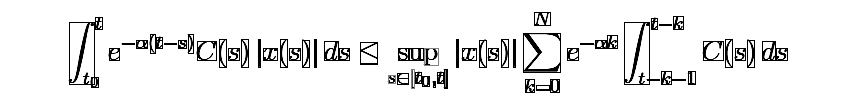
#> input picture tests/test.png, 853 x 98 px
$ python mc.py
#> lines starting #> are read from the running program, lines starting #| are printed output that depends on the picture; after the words box and inside, x2 and y2 are one past the last pixel; in counts of white or black regions, pixels touching at a corner belong together
#> further down, img is the input picture: PIL image 853x98 L; min 0, max 255, mean 235.2
import numpy as np
import cv2
import math
from PIL import Image
from scipy.ndimage import label, center_of_mass
from typing import List, Tuple

class Component:
    """
    表示單一連通塊（connected component）。
    - label_id: 原始 labeled index (from scipy.ndimage.label)
    - centroid: (cx, cy) in absolute image coordinates (ints)
    - bbox_xyxy: (x1, y1, x2, y2) absolute coordinates inclusive
    - bbox_yxhw: (y, x, h, w) relative format (方便使用)
    - area: number of pixels
    - mask: cropped boolean mask (h, w) where True indicates foreground within the crop
    - pixels: cropped grayscale pixels (h, w) (原圖灰階值)
    - coords: list/array of (y, x) pixel coords in absolute image coordinates
    """
    def __init__(self,
                 label_id: int,
                 centroid: Tuple[float, float],
                 coords: np.ndarray,
                 full_gray_image: np.ndarray):
        self.label_id = label_id
        # center_of_mass gives (cy, cx)
        cy_f, cx_f = centroid
        self.centroid = (int(round(cx_f)), int(round(cy_f)))  # (cx, cy) as ints

        # coords is Nx2 array of (y, x)
        self.coords = np.asarray(coords, dtype=int)
        if self.coords.size == 0:
            # empty component
            self.area = 0
            self.bbox_xyxy = (0,0,-1,-1)
            self.bbox_yxhw = (0,0,0,0)
            self.mask = np.zeros((0,0), dtype=bool)
            self.pixels = np.zeros((0,0), dtype=full_gray_image.dtype)
            return

        ys = self.coords[:,0]
        xs = self.coords[:,1]
        y1, y2 = int(ys.min()), int(ys.max())
        x1, x2 = int(xs.min()), int(xs.max())

        # inclusive bbox
        self.bbox_xyxy = (x1, y1, x2, y2)
        h = y2 - y1 + 1
        w = x1 and (x2 - x1 + 1) or (x2 - x1 + 1)  # robust but simpler below
        # simpler:
        h = y2 - y1 + 1
        w = x2 - x1 + 1
        self.bbox_yxhw = (y1, x1, h, w)
        self.area = int(len(self.coords))

        # cropped grayscale pixels and mask
        cropped = full_gray_image[y1:y2+1, x1:x2+1]
        mask = np.zeros_like(cropped, dtype=bool)
        # coords relative to crop:
        rel_y = ys - y1
        rel_x = xs - x1
        mask[rel_y, rel_x] = True

        self.mask = mask
        self.pixels = cropped
        # store centroid as floats too if needed
        self.centroid_float = (cx_f, cy_f)

    def get_centroid(self) -> Tuple[int,int]:
        return self.centroid

    def get_bbox_yxhw(self) -> Tuple[int,int,int,int]:
        return self.bbox_yxhw

    def get_bbox_xyxy(self) -> Tuple[int,int,int,int]:
        return self.bbox_xyxy

    # [69 lines left out: functions get_soft_contour_points, pixels_below_threshold, not called in this run]


class ClusterGroup:
    """
    代表一個 cluster，由多個 Component 組成。
    會計算：
    - components: list[Component]
    - bbox_yxhw: aggregate bbox (y,x,h,w)
    - bbox_xyxy: (x1,y1,x2,y2)
    - area: sum of areas
    - centroid: weighted centroid (by area), integer (cx,cy)
    - mask_on_full: optional combined mask in full image coordinates (bool array) — 建立時可選擇開啟
    """
    def __init__(self, components: List[Component], build_full_mask: bool=False, full_shape: Tuple[int,int] | None=None):
        self.components = list(components)
        if len(self.components) == 0:
            self.bbox_xyxy = (0,0,-1,-1)
            self.bbox_yxhw = (0,0,0,0)
            self.area = 0
            self.centroid = (0,0)
            self.mask_on_full = None
            return

        # aggregate bbox
        x1s = [c.get_bbox_xyxy()[0] for c in self.components]
        y1s = [c.get_bbox_xyxy()[1] for c in self.components]
        x2s = [c.get_bbox_xyxy()[2] for c in self.components]
        y2s = [c.get_bbox_xyxy()[3] for c in self.components]

        X1, Y1 = min(x1s), min(y1s)
        X2, Y2 = max(x2s), max(y2s)
        self.bbox_xyxy = (X1, Y1, X2, Y2)
        h = Y2 - Y1 + 1
        w = X2 - X1 + 1
        self.bbox_yxhw = (Y1, X1, h, w)

        # area & weighted centroid
        areas = np.array([c.area for c in self.components], dtype=float)
        self.area = int(areas.sum())
        if self.area > 0:
            # compute weighted centroid: use float centroids (cx,cy)
            cxs = np.array([c.centroid_float[0] for c in self.components], dtype=float)
            cys = np.array([c.centroid_float[1] for c in self.components], dtype=float)
            cx = float((cxs * areas).sum() / areas.sum())
            cy = float((cys * areas).sum() / areas.sum())
            self.centroid = (int(round(cx)), int(round(cy)))
            self.centroid_float = (cx, cy)
        else:
            self.centroid = (0,0)
            self.centroid_float = (0.0, 0.0)

        # optionally build full-image mask
        self.mask_on_full = None
        if build_full_mask:
            if full_shape is None:
                raise ValueError("full_shape must be provided to build full mask")
            hfull, wfull = full_shape
            mask = np.zeros((hfull, wfull), dtype=bool)
            for c in self.components:
                y1, x1, h, w = c.get_bbox_yxhw()
                mask[y1:y1+h, x1:x1+w] |= c.mask
            self.mask_on_full = mask

    # [21 lines left out: function to_L, not called in this run]

    def get_bbox_yxhw(self) -> Tuple[int,int,int,int]:
        return self.bbox_yxhw

    def get_centroid(self) -> Tuple[int,int]:
        """Return centroid in (x, y)"""
        return self.centroid

    # [68 lines left out: function resize, not called in this run]


def level_cluster_centroids(centroids: List[Tuple[float,float]], threshold: float, wx=1.0, wy=1.0) -> List[List[int]]:
    """
    對 centroids 做 cluster (BFS) based on 加權歐式距離 \\sqrt{wx\\*dx + wy\\*dy}。
    - 輸入 centroids 為 [(cx,cy), ...]。
    - 回傳：list of clusters，cluster 是 index list。
    """
    n = len(centroids)
    visited = [False] * n
    clusters = []

    sqr_thr = threshold * threshold

    for i in range(n):
        if visited[i]:
            continue

        queue = [i]
        visited[i] = True
        cluster = [i]

        while queue:
            cur = queue.pop()
            cx, cy = centroids[cur]

            for j in range(n):
                if visited[j]:
                    continue
                x, y = centroids[j]
                dx = (cx - x) * wx
                dy = (cy - y) * wy
                dist2 = dx*dx + dy*dy
                if dist2 <= sqr_thr:
                    visited[j] = True
                    queue.append(j)
                    cluster.append(j)

        clusters.append(cluster)

    return clusters

def hierarchical_cluster(
    components: List[Component],
    base_threshold: float,
    wx=1.0,
    wy=1.0,
    refine_min_size=4,
    refine_ratio=0.5,
    max_depth=12,
    build_cluster_masks: bool=False,
    image_shape: Tuple[int,int] | None=None
) -> List[ClusterGroup]:
    """
    分層式 clustering。對 components 的 centroids 組成做 cluster。
    若 each cluster 有超過 refine_min_size 個 centroids，則 refine ratio 後遞迴，直至低於 refine_min_size 或者超過遞迴深度。

    - 輸入： components 列表（每個有 centroid）。
    - 回傳：ClusterGroup list（每個包含其 components 與聚合資訊）。

    若 build_cluster_masks=True，則會為每個 cluster 建立 full-image mask（需要 image_shape）。
    """

    # 提取 centroids 簡化運算
    centroids = [c.centroid_float for c in components]

    def recurse(index_list: List[int], threshold: float, depth: int = 0) -> List[List[int]]:
        """
        index_list: list of indices into components
        threshold: current threshold
        返回分好的小 cluster 的 index lists（局部）
        """
        if len(index_list) == 0:
            return []
        pts = [centroids[i] for i in index_list]
        sub_clusters = level_cluster_centroids(pts, threshold, wx, wy)

        # 如果只有一個 sub_cluster 且其包含全部點，回傳該 cluster
        if len(sub_clusters) == 1:
            sub = sub_clusters[0]
            return [[index_list[i] for i in sub]]

        results = []
        for sub in sub_clusters:
            global_sub = [index_list[i] for i in sub]

            if len(global_sub) < refine_min_size or depth >= max_depth:
                results.append(global_sub)
            else:
                new_thr = threshold * refine_ratio
                results.extend(recurse(global_sub, new_thr, depth+1))

        return results

    top_index_list = list(range(len(components)))
    partitioned_index_lists = recurse(top_index_list, base_threshold)

    # build ClusterGroup objects
    clusters: List[ClusterGroup] = []
    for idx_list in partitioned_index_lists:
        comps = [components[i] for i in idx_list]
        cluster = ClusterGroup(comps, build_full_mask=build_cluster_masks, full_shape=image_shape)
        clusters.append(cluster)

    return clusters

def extract_components_from_pil(
    input_image: Image.Image,
    binary_threshold: int = 127
) -> Tuple[List[Component], Tuple[int, int, int, int], np.ndarray]:
    """
    從 PIL Image 中找出 connected components 並回傳 Component 物件列表。
    - binary_threshold: 灰階<=threshold視為前景
    - 返回 (components, bbox_yxhw, gray_image)
    """
#> called with binary_threshold = 127
    gray = np.array(input_image.convert("L"))
    binary = (gray <= binary_threshold).astype(np.uint8)
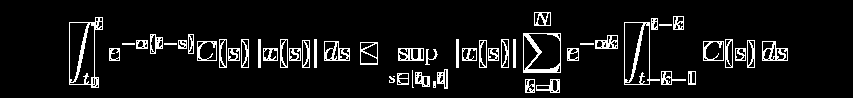
#> binary: shape (98, 853); values 0 (black) and 1 (white), 7.6% white in thin lines or dots, all inside (x1, y1, x2, y2) = (69, 12, 788, 93)

    # 找黑色塊的完整 bbox (y, x, h, w)
    rows = np.any(binary == 1, axis=1)
    cols = np.any(binary == 1, axis=0)
    ys = np.where(rows)[0]
#> ys = 81 values from 12 to 92
    xs = np.where(cols)[0]
#> xs = 588 values from 69 to 787
    if len(ys) == 0 or len(xs) == 0:
        bbox_yxhw = (0, 0, 0, 0)
    else:
        y1 = int(ys.min())
#> y1 = 12
        y2 = int(ys.max())
#> y2 = 92
        x1 = int(xs.min())
#> x1 = 69
        x2 = int(xs.max())
#> x2 = 787
        h = y2 - y1 + 1
#> h = 81
        w = x2 - x1 + 1
#> w = 719
        bbox_yxhw = (y1, x1, h, w)
#> bbox_yxhw = (12, 69, 81, 719)

    # connected components
    structure = np.ones((3,3), dtype=int)
    labeled, num = label(binary, structure=structure) # type: ignore
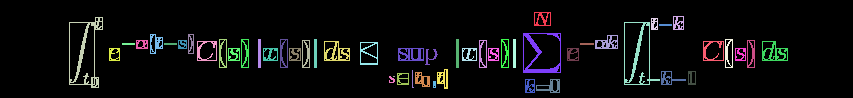
#> labeled: shape (98, 853) int32; 54 distinct labels, from 0 to 53; one colour per label, 0 black
#> num = 53

    components = []
    for i in range(1, num + 1):
        # coordinates
        ys_i, xs_i = np.where(labeled == i)
        coords = np.vstack([ys_i, xs_i]).T  # Nx2 (y,x)
        if coords.size == 0:
            continue
        # centroid
        cy, cx = center_of_mass(binary, labels=labeled, index=i)
        comp = Component(label_id=i, centroid=(cy, cx), coords=coords, full_gray_image=gray) # type: ignore
        components.append(comp)
#> this loop made 53 passes
#> (cy, cx, cy_f in Component, cx_f in Component, y1 in Component, y2 in Component, x1 in Component) on passes 1, 2, 3, 4, 5, 7, 8, 9: (18.47, 541.8, 18.47, 541.8, 12, 25, 534), (22.97, 677.7, 22.97, 677.7, 16, 29, 673), (53.45, 85.3, 53.45, 85.3, 17, 87, 69), (23.59, 653.8, 23.59, 653.8, 18, 29, 651), (56.03, 637.9, 56.03, 637.9, 22, 84, 624), (54.71, 539.8, 54.71, 539.8, 33, 72, 523), (43, 155.4, 43, 155.4, 34, 53, 150), (43.32, 190.5, 43.32, 190.5, 34, 53, 188)
#> pass 3, in __init__ (call 3), `cropped = full_gray_image[y1:y2+1, x1:x2+1]`:
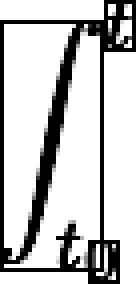
#> cropped: shape (71, 34) (shown 4 times larger); min 0, max 255, mean 197.2

    return components, bbox_yxhw, gray

def level_mark_components_and_clusters_pil(
    input_image: Image.Image,
    wx=1.0,
    wy=1.0,
    refine_min_size=4,
    refine_ratio=0.5,
    binary_threshold: int = 127,
):
    """
    分層式圖像分割。

    回傳：
    - output_pil: 繪製結果的 PIL image (BGR->RGB 輸出)
    - components: list[Component]
    - clusters: list[ClusterGroup]
    - boxes: list of (y,x,h,w) for each cluster
    - black_height: 計算到的黑色區域高度（用來決定 base_threshold）
    """
    # extract components
    components, bbox_yxhw, gray = extract_components_from_pil(input_image, binary_threshold=binary_threshold)

    # threshold
    base_threshold = bbox_yxhw[2] * 0.4

    # clustering
    clusters = hierarchical_cluster(
        components,
        base_threshold=base_threshold,
        wx=wx,
        wy=wy,
        refine_min_size=refine_min_size,
        refine_ratio=refine_ratio,
        build_cluster_masks=False,
        image_shape=gray.shape # type: ignore
    )
#> the loop in recurse, `for sub in sub_clusters:` made 9 passes
#> the loop in hierarchical_cluster, `for idx_list in partitioned_index_lists:` made 46 passes
#> idx_list on passes 1 to 8: [0], [1, 3, 5], [2], [32], [19], [29], [7], [30]

    # draw output (BGR)
    out = cv2.cvtColor(gray, cv2.COLOR_GRAY2BGR)

    # draw centroids and individual bboxes (optional)
    for comp in components:
        cx, cy = comp.get_centroid()
        cv2.circle(out, (cx, cy), 1, (0, 0, 255), -1)
        # draw small bbox (component)
        x1, y1, x2, y2 = comp.get_bbox_xyxy()
        cv2.rectangle(out, (x1, y1), (x2, y2), (128, 128, 128), 1)
#> this loop made 53 passes
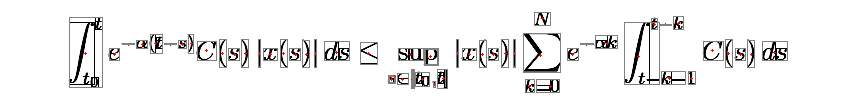
#> out: shape (98, 853, 3); mean B, G, R 238.4, 238.4, 239.1

    boxes: List[Tuple[int, int, int, int]] = []
    # draw cluster boxes
    for cluster in clusters:
        Y1, X1, h, w = cluster.get_bbox_yxhw()
        Y2 = Y1 + h - 1
        X2 = X1 + w - 1
        boxes.append((Y1, X1, h, w))
        cv2.rectangle(out, (X1, Y1), (X2, Y2), (0, 255, 0), 1)
#> this loop made 46 passes
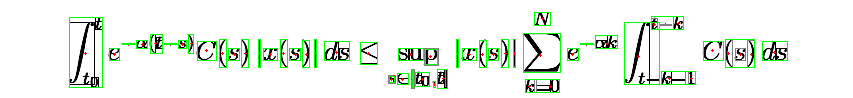
#> out: shape (98, 853, 3); 3.69% of pixels changed, all inside (x1, y1, x2, y2) = (69, 12, 788, 93)
        # draw cluster centroid
        # cx, cy = cluster.get_centroid()
        # cv2.circle(out, (cx, cy), 1, (255, 0, 0), -1)

    output_pil = Image.fromarray(out)

    return output_pil, components, clusters, boxes, bbox_yxhw[2]

# ------------------------
# 使用範例（示範）
# ------------------------
if __name__ == "__main__":
    # 範例：載入一張圖，並執行
    img = Image.open("test.png")  # 改成你的檔案
    out_img, components, clusters, boxes, black_h = level_mark_components_and_clusters_pil(
        img, wx=1.0, wy=1.0, refine_min_size=4, refine_ratio=0.5,
    )
    print("Components:", len(components))
#| Components: 53
    print("Clusters:", len(clusters))
#| Clusters: 46
    print("Boxes (y,x,h,w):", boxes)
#> (printed output is left out)
    out_img.save("debug_out.png")

$ run again, with tests/in1.png copied over tests/test.png
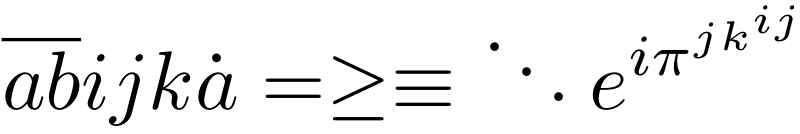
#> input picture tests/in1.png, 800 x 134 px
#> img is the input picture: PIL image 800x134 RGB; min 0, max 255, mean 240.4
#> in extract_components_from_pil, `binary = (gray <= binary_threshold).astype(np.uint8)`:
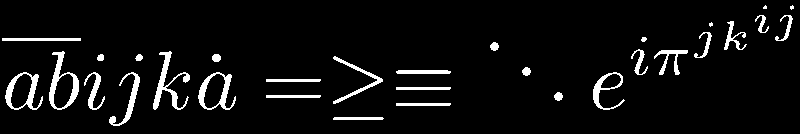
#> binary: shape (134, 800); values 0 (black) and 1 (white), 5.6% white; 31 white regions (3 under 20 px), largest, box (x1, y1, x2, y2) and area: (153, 51, 190, 110) 584, (49, 51, 79, 110) 561, (5, 72, 43, 110) 471
#> in extract_components_from_pil, `ys = np.where(rows)[0]`: ys = 116 values from 5 to 125
#> in extract_components_from_pil, `xs = np.where(cols)[0]`: xs = 555 values from 2 to 793
#> in extract_components_from_pil, `y1 = int(ys.min())`: y1 = 5
#> in extract_components_from_pil, `y2 = int(ys.max())`: y2 = 125
#> in extract_components_from_pil, `x1 = int(xs.min())`: x1 = 2
#> in extract_components_from_pil, `x2 = int(xs.max())`: x2 = 793
#> in extract_components_from_pil, `h = y2 - y1 + 1`: h = 121
#> in extract_components_from_pil, `w = x2 - x1 + 1`: w = 792
#> in extract_components_from_pil, `bbox_yxhw = (y1, x1, h, w)`: bbox_yxhw = (5, 2, 121, 792)
#> labeled: shape (134, 800) int32; 32 distinct labels, from 0 to 31
#> num = 31
#> the loop in extract_components_from_pil, `for i in range(1, num + 1):` made 31 passes
#> (cy, cx, cy_f in Component, cx_f in Component, y1 in Component, y2 in Component, x1 in Component) on passes 3, 4, 5, 7, 8, 10, 11, 12: (23.49, 761.6, 23.49, 761.6, 15, 32, 755), (27.95, 785.6, 27.95, 785.6, 15, 40, 775), (36.98, 733, 36.98, 733, 21, 49, 724), (44.95, 704.6, 44.95, 704.6, 32, 57, 694), (38.91, 643.4, 38.91, 643.4, 37, 41, 641), (46.05, 494.1, 46.05, 494.1, 42, 50, 490), (61.75, 639, 61.75, 639, 49, 74, 631), (59.13, 670.4, 59.13, 670.4, 50, 74, 654)
#> after the loop in extract_components_from_pil, `for i in range(1, num + 1):`: components = 31 items
#> in level_mark_components_and_clusters_pil, `components, bbox_yxhw, gray = extract_components_from_pil(input_image,..`: bbox_yxhw = (5, 2, 121, 792)
#> base_threshold = 48.4
#> centroids = 31 pairs, first value 22.84 to 791.5, second value 6.92 to 118
#> top_index_list = 31 values from 0 to 30
#> pts has the same summary as centroids in hierarchical_cluster
#> n = 31
#> in level_cluster_centroids, `visited = [False] * n`: visited = 31 items, first 6: False, False, False, False, False, False
#> sqr_thr = 2342.6
#> after the loop in level_cluster_centroids, `for i in range(n):`: clusters = [[0, 1, 2, 3, 4, 5, 6, 11, 7, 10, 24, 27, 18, 9], [8, 12, 14, 20, 21, 22, 13, 15], [16, 23], [17, 30], [19, 26, 29], [25, 28]]; visited = 31 items, first 6: True, True, True, True, True, True
#> sub_clusters has the same summary as clusters in level_cluster_centroids
#> the loop in recurse, `for sub in sub_clusters:` made 6 passes
#> (global_sub, new_thr) on pass 2: ([15], 24.2)
#> after the loop in recurse, `for sub in sub_clusters:`: results = [[0, 2], [1, 3], [4], [5, 6], [11], [7, 10], [24], [27], [18], [9], [8], [12], [14], [20], [21], [22], [13], [15], [16, 23], [17, 30], [19, 26, 29], [25, 28]]
#> partitioned_index_lists has the same summary as results in recurse
#> the loop in hierarchical_cluster, `for idx_list in partitioned_index_lists:` made 22 passes
#> the loop in level_mark_components_and_clusters_pil, `for comp in components:` made 31 passes
#> the loop in level_mark_components_and_clusters_pil, `for cluster in clusters:` made 22 passes
#> after the loop in level_mark_components_and_clusters_pil, `for cluster in clusters:`:
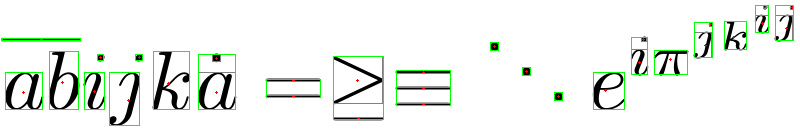
#> out: shape (134, 800, 3); mean B, G, R 236.2, 242.3, 236.5
#| Components: 31
#| Clusters: 22
#> (printed output is left out)

$ run again, with tests/in2.png copied over tests/test.png
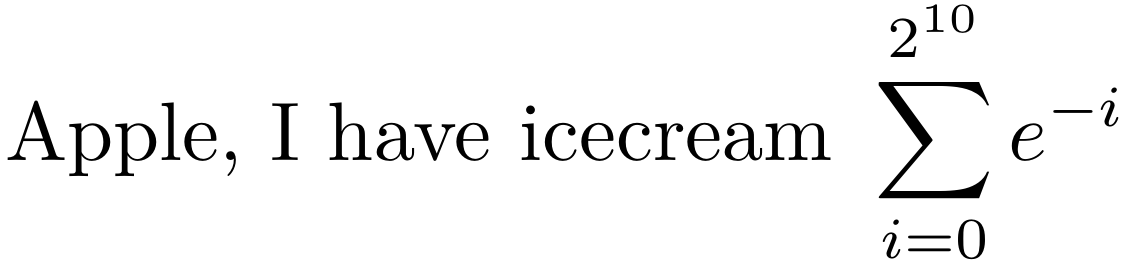
#> input picture tests/in2.png, 1125 x 267 px
#> img is the input picture: PIL image 1125x267 RGB; min 0, max 255, mean 243.7
#> in extract_components_from_pil, `binary = (gray <= binary_threshold).astype(np.uint8)`:
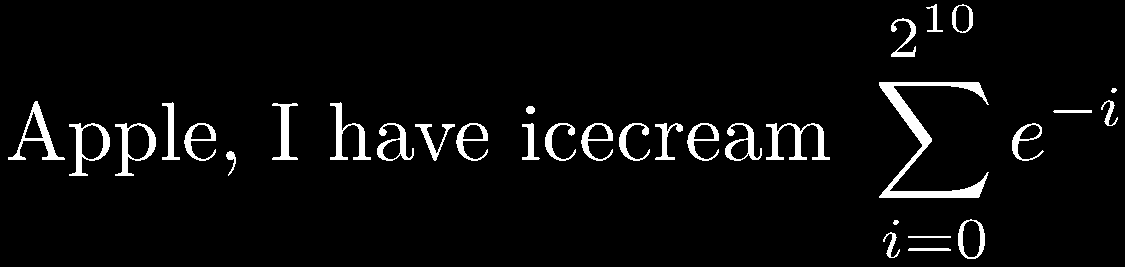
#> binary: shape (267, 1125); values 0 (black) and 1 (white), 4.5% white; 33 white regions, largest, box (x1, y1, x2, y2) and area: (879, 82, 989, 198) 2521, (766, 123, 830, 160) 830, (8, 101, 65, 160) 739
#> ys = 209 values from 4 to 258
#> xs = 846 values from 8 to 1117
#> in extract_components_from_pil, `y1 = int(ys.min())`: y1 = 4
#> in extract_components_from_pil, `y2 = int(ys.max())`: y2 = 258
#> in extract_components_from_pil, `x1 = int(xs.min())`: x1 = 8
#> in extract_components_from_pil, `x2 = int(xs.max())`: x2 = 1117
#> in extract_components_from_pil, `h = y2 - y1 + 1`: h = 255
#> in extract_components_from_pil, `w = x2 - x1 + 1`: w = 1110
#> in extract_components_from_pil, `bbox_yxhw = (y1, x1, h, w)`: bbox_yxhw = (4, 8, 255, 1110)
#> labeled: shape (267, 1125) int32; 34 distinct labels, from 0 to 33
#> num = 33
#> the loop in extract_components_from_pil, `for i in range(1, num + 1):` made 33 passes
#> (cy, cx, cy_f in Component, cx_f in Component, y1 in Component, y2 in Component, x1 in Component) on passes 1 to 8: (19.06, 934.1, 19.06, 934.1, 4, 31, 926), (18.37, 962.1, 18.37, 962.1, 4, 32, 952), (39.04, 904.5, 39.04, 904.5, 18, 56, 891), (140.3, 925.6, 140.3, 925.6, 82, 197, 879), (89.91, 1113.4, 89.91, 1113.4, 88, 92, 1111), (112.8, 1109, 112.8, 1109, 100, 125, 1101), (136.1, 37.72, 136.1, 37.72, 101, 159, 8), (132.1, 170.2, 132.1, 170.2, 102, 159, 162)
#> after the loop in extract_components_from_pil, `for i in range(1, num + 1):`: components = 33 items
#> in level_mark_components_and_clusters_pil, `components, bbox_yxhw, gray = extract_components_from_pil(input_image,..`: bbox_yxhw = (4, 8, 255, 1110)
#> base_threshold = 102
#> centroids = 33 pairs, first value 37.72 to 1113.4, second value 18.37 to 249
#> top_index_list = 33 values from 0 to 32
#> pts has the same summary as centroids in hierarchical_cluster
#> n = 33
#> in level_cluster_centroids, `visited = [False] * n`: visited = 33 items, first 6: False, False, False, False, False, False
#> sqr_thr = 10404
#> after the loop in level_cluster_centroids, `for i in range(n):`: clusters = [[0, 1, 2], [3, 25, 29, 31, 28, 30, 32, 5, 11, 4], [6, 12, 13, 7, 14, 27, 9, 8, 15, 26, 10, 16, 17, 18, 19, 20, 21, 22, 23, 24]]; visited = 33 items, first 6: True, True, True, True, True, True
#> sub_clusters has the same summary as clusters in level_cluster_centroids
#> the loop in recurse, `for sub in sub_clusters:` made 3 passes
#> (new_thr, global_sub) on pass 3: (25.5, [24])
#> after the loop in recurse, `for sub in sub_clusters:`: results = 27 items, first 6: [0, 1, 2], [3], [25], [29, 30], [31, 32], [28]
#> partitioned_index_lists has the same summary as results in recurse
#> the loop in hierarchical_cluster, `for idx_list in partitioned_index_lists:` made 27 passes
#> idx_list on passes 2 to 9: [3], [25], [29, 30], [31, 32], [28], [5, 11, 4], [6], [12]
#> the loop in level_mark_components_and_clusters_pil, `for comp in components:` made 33 passes
#> the loop in level_mark_components_and_clusters_pil, `for cluster in clusters:` made 27 passes
#> after the loop in level_mark_components_and_clusters_pil, `for cluster in clusters:`:
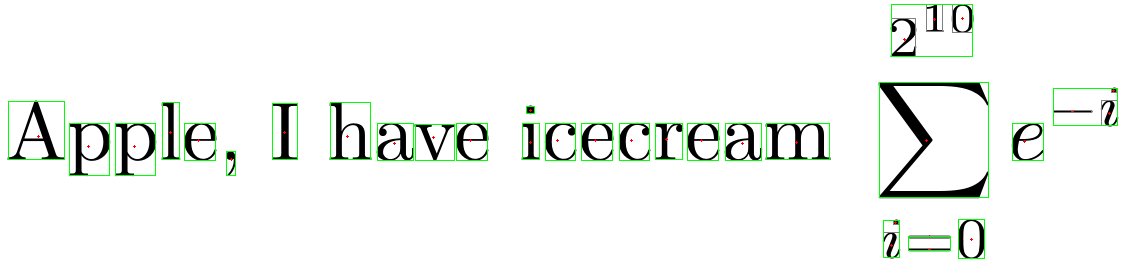
#> out: shape (267, 1125, 3); mean B, G, R 240.9, 244.6, 241.1
#| Components: 33
#| Clusters: 27
#> (printed output is left out)
